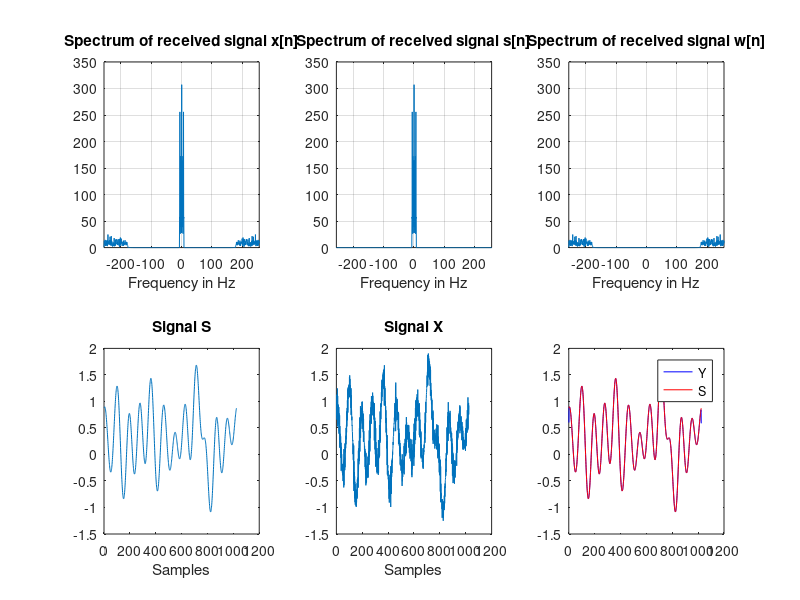
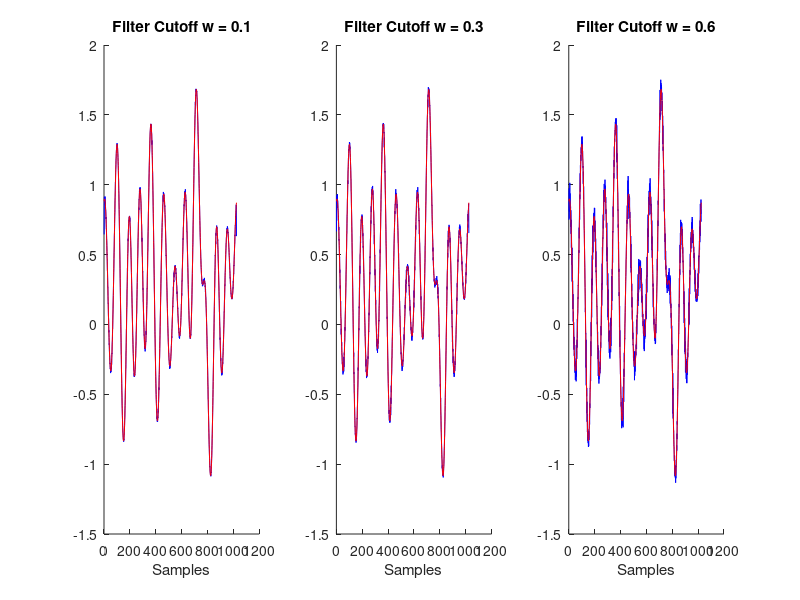

MATLAB code for these plots, in order:
close;

h0 = 0.07319351212;
h1 = 0.25;
h2 = 0.35361297576;

a = [1];
b = [h0 h1 h2 h1 h0];
[H,w] = freqz(b,a,1024);
%figure;
%plot(w,abs(H));

clear;
h0 = 0.07319351212;
h1 = 0.25;
h2 = 0.35361297576;

t = 0:1/512:(2-1/512);
t = t(:);
randn('state', 7)
a = 0.2*randn(7,1);
randn('state', 19)
b = 0.2*randn(7,1);
s = 0.3*ones(1024,1);
for i = 1:7,
 s1 = a(i)*sin(2*pi*i*t);
 s2 = b(i)*cos(2*pi*(i-0.5)*t);
 s = s + s1 + s2;
end 

randn('state',9); % sets a seed state for generating a random sequence
w0 = randn(1024,1); % generate 1024 Gaussian white random samples
mw = mean(w0); % evaluate its mean value
w0 = w0 - mw; % modify w0 to have a zero-mean
c = 0.3/sqrt((w0'*w0)/1024);
w0 = c*w0; % modify w0 to have a standard deviation = 0.3
h = fir1(250,0.7,'high'); % get a good highpass FIR filter with cutoff freq. = 0.7
w1 = conv(h,w0); % apply highpass filtering to the white noise sequence
w = w1(126:1149); % cut the filtered sequence to a right size
w = w(:); % make sure w[n] is a column vector 

x = s + w; 

%Fourier plot of x
subplot(2,3,1);
xf = fft(x); % perform FFT of signal x[n]
xf = fftshift(xf); % shift zero-frequency component to center of spectrum
f = -256:512/1023:256; % define an appropriate frequency axis for plotting
plot(f,abs(xf))
axis([-256 256 0 350])
grid
xlabel('Frequency in Hz')
title('Spectrum of received signal x[n]') 

%Fourier plot of s
subplot(2,3,2);
sf = fft(s); % perform FFT of signal x[n]
sf = fftshift(sf); % shift zero-frequency component to center of spectrum
f = -256:512/1023:256; % define an appropriate frequency axis for plotting
plot(f,abs(sf))
axis([-256 256 0 350])
grid
xlabel('Frequency in Hz')
title('Spectrum of received signal s[n]') 

%Fourier plot of w
subplot(2,3,3);
wf = fft(w); % perform FFT of signal x[n]
wf = fftshift(wf); % shift zero-frequency component to center of spectrum
f = -256:512/1023:256; % define an appropriate frequency axis for plotting
plot(f,abs(wf))
axis([-256 256 0 350])
grid
xlabel('Frequency in Hz')
title('Spectrum of received signal w[n]') 

subplot(2,3,4);
plot(s);
xlabel('Samples')
title('Signal S') 

subplot(2,3,5);
plot(x)
xlabel('Samples')
title('Signal X') 

tapFilter = [h0 h1 h2 h1 h0];
y_raw = conv(x,tapFilter);
y_opt = y_raw(3:1026);

subplot(2,3,6);
xlabel('Samples')
title('Signal Y versus signal X') 
plot(y_opt,'-b');
hold on
plot(s,'-r')
legend('Y','S')

errorAfter = 20*log(norm(s)/norm(y_opt-s))
errorBefore = 20*log(norm(s)/norm(x-s))

filterOne   = fir1(4,0.1);
filterTwo   = fir1(4,0.3);
filterThree = fir1(4,0.6);
y_raw1 = conv(x,filterOne);
y_raw2 = conv(x,filterTwo);
y_raw3 = conv(x,filterThree);
y_opt1 = y_raw1(3:1026);
y_opt2 = y_raw2(3:1026);
y_opt3 = y_raw3(3:1026);

figure;
subplot(1,3,1);
hold on;
plot(y_opt1,'-b');
plot(s,'-r')
xlabel('Samples')
title('Filter Cutoff w = 0.1') 

subplot(1,3,2);
hold on;
plot(y_opt2,'-b');
plot(s,'-r')
xlabel('Samples')
title('Filter Cutoff w = 0.3') 

subplot(1,3,3);
hold on;
plot(y_opt3,'-b');
plot(s,'-r')
xlabel('Samples')
title('Filter Cutoff w = 0.6') 

snrfilter1After = 20*log(norm(s)/norm(y_opt1-s))
snrfilter2After = 20*log(norm(s)/norm(y_opt2-s))
snrfilter3After = 20*log(norm(s)/norm(y_opt3-s))









